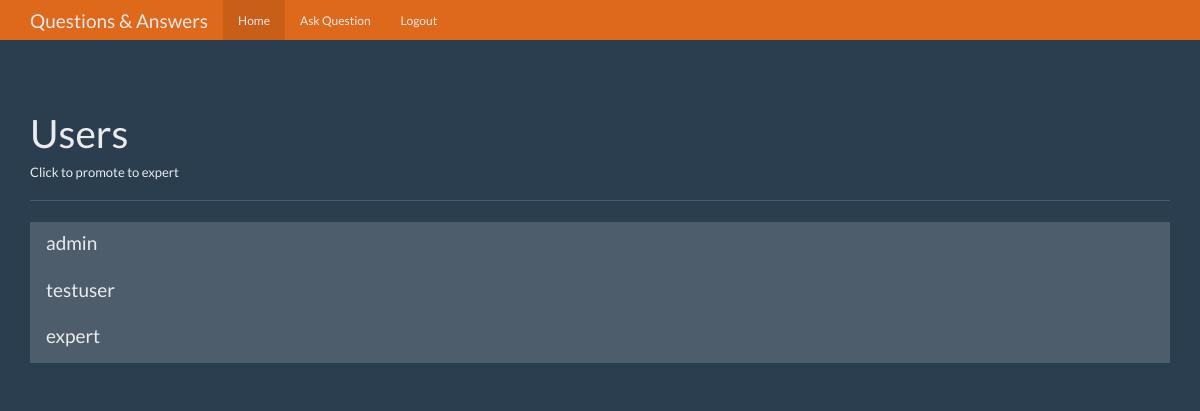
Before: /users (signed in) with the older database file.
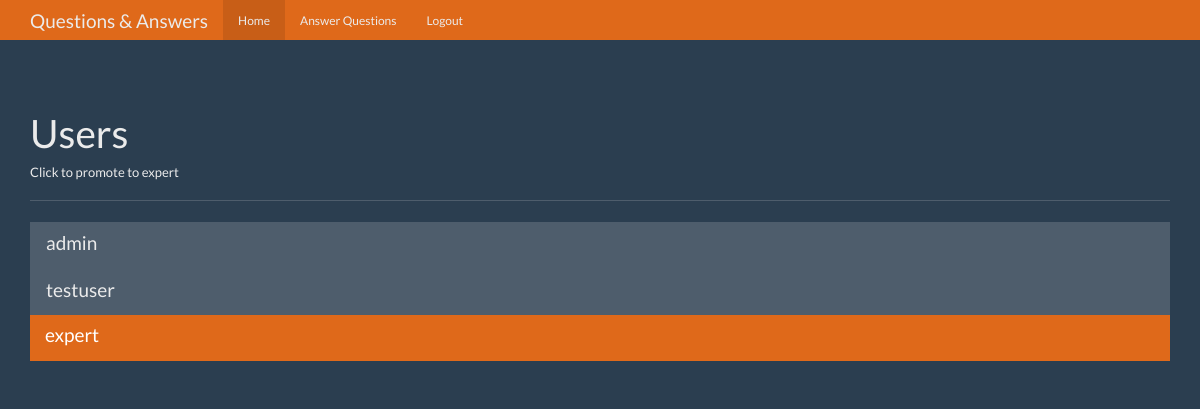
After: the same page with the newer database file.
### tables this page shows
CREATE TABLE users(
    id integer primary key autoincrement,
    name text not null,
    password text not null,
    expert boolean not null,
    admin boolean not null
);

### app.py (the view)
@app.route('/users')
def users():
    user = current_user()
    db = get_db()
    users_cur = db.execute('select id, name, expert, admin from users')
    user_results = users_cur.fetchall()
    return render_template('users.html', user=user, users = user_results)

### app.py (called while the page is built)
def current_user():
    user_result = None
    if 'user' in session:
        user = session['user']
        db = get_db()
        user_cur = db.execute('select id, name, password, expert, admin from users where name = ?',[user])
        user_result = user_cur.fetchone()
    return user_result

### database.py (called while the page is built)
def connect_db():
    sql = sqlite3.connect("C:/Users/Leyeseyi/Desktop/UDACITY FSND/PSYCOPG/qnaapp/questions.db")
    sql.row_factory = sqlite3.Row
    return sql

def get_db():
    if not hasattr(g, 'sqlite_db'):
        g.sqlite_db = connect_db()
    return g.sqlite_db

### templates/users.html (shortened to what this page needs)
<!DOCTYPE html>
<html lang="en">
  <head>
    <link href="{{url_for('static',filename='bootstrap.min.css')}}" rel="stylesheet">
    <link href="{{url_for('static',filename='theme.css')}}" rel="stylesheet">
  </head>
  <body>
    <nav class="navbar navbar-inverse navbar-fixed-top">
      <div class="container">
        <div class="navbar-header">
          <a class="navbar-brand" href="#">Questions & Answers</a>
        </div>
        <div id="navbar" class="navbar-collapse collapse">
          <ul class="nav navbar-nav">
            <li class="active"><a href="{{ url_for('index') }}">Home</a></li>
            {%if user and user['admin']==0 and user['expert']==0%}
            <li><a href="{{ url_for('ask') }}">Ask Question</a></li>
            {%endif%}
            {%if user and user['expert']==1%}
            <li><a href="{{ url_for('answer') }}">Answer Questions</a></li>
            {%endif%}
            {%if user%}
            <li><a href="{{url_for('logout')}}">Logout</a></li>
            {%endif%}
          </ul>
        </div>
      </div>
    </nav>
    <div class="container theme-showcase" role="main">
      <div class="page-header">
        <h1>Users</h1>
        <h6>Click to promote to expert</h6>
      </div>
      <div class="row">
        <div class="col-lg-12">
          <div class="list-group">
            {% for user in users %}
            <a href="{{url_for('promote', user_id=user['id'])}}" class="list-group-item {%if user['expert']==1 %} active {%endif%}">
              <h4 class="list-group-item-heading">{{ user['name'] }}</h4>
            </a>
            {%endfor%}
          </div>
        </div>
      </div>
    </div>
  </body>
</html>

### static/theme.css (style rules this page uses)
body { padding-top: 70px; padding-bottom: 30px; }

Changed rows visible on the page:
changed users "expert": expert False → True (drawn)
Other visible differences:
text no longer shown: "Ask Question"
text now shown: "Answer Questions"
